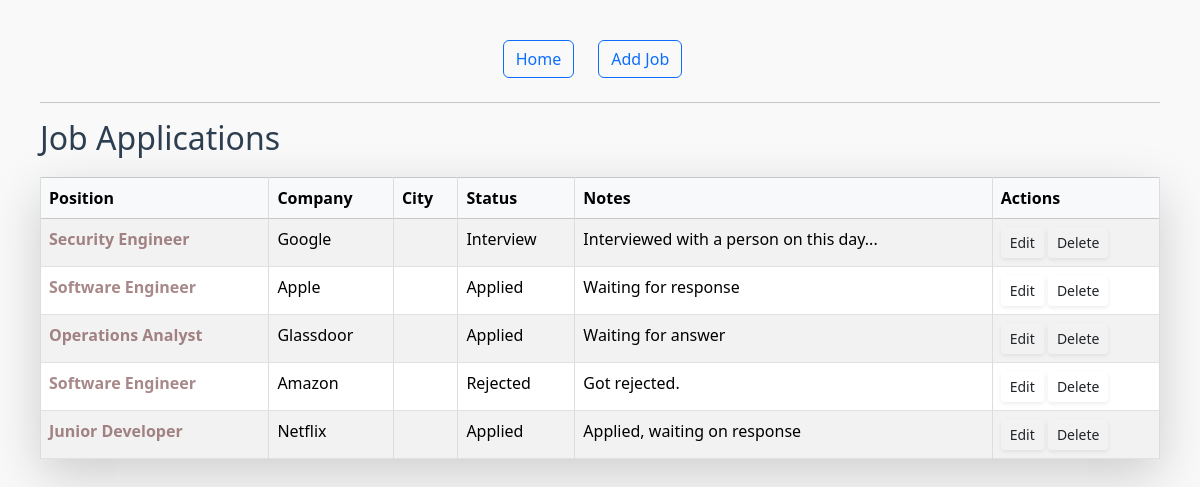
The app's page /applications/, older data.
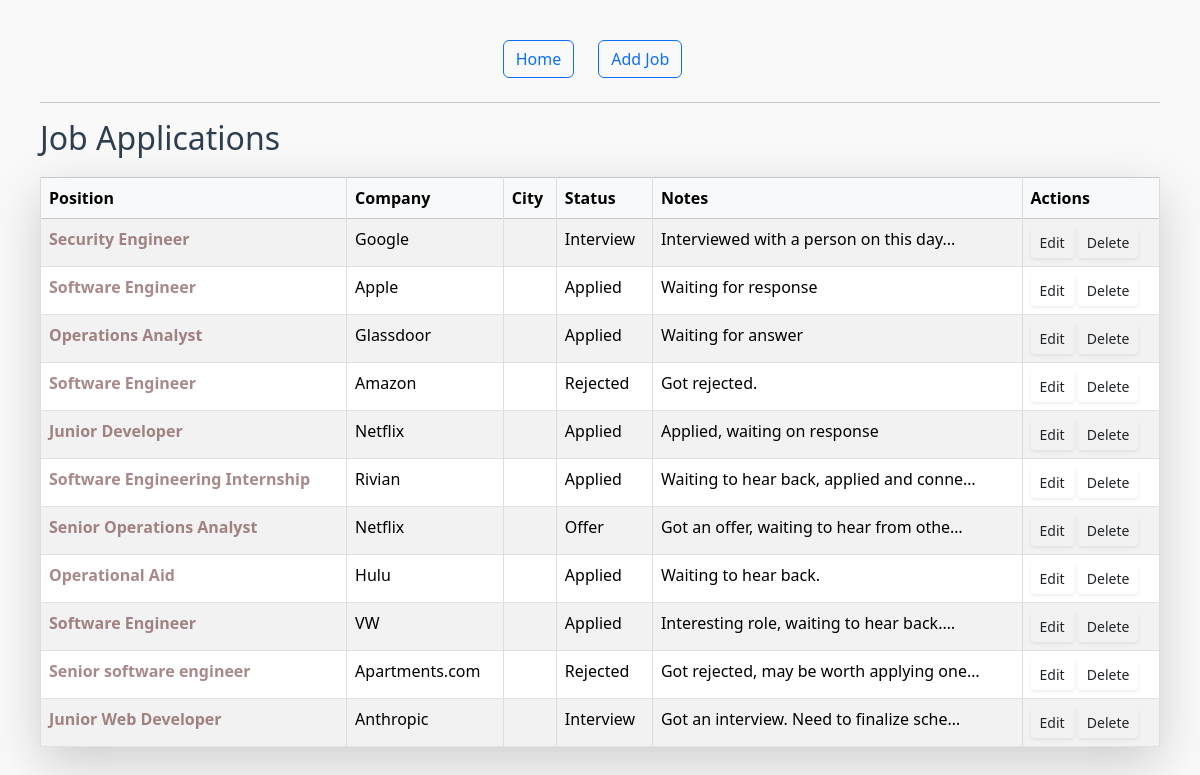
The same page, newer data.
### applications/models.py (models this page shows, shortened)
class JobApplication(models.Model):
    status_choices = (
        ("Applied", "Applied"),
        ("Interview", "Interview"),
        ("Offer", "Offer"),
        ("Rejected", "Rejected"),
    )
    company = models.CharField(max_length=255)
    position = models.CharField(max_length=255)
    city = models.CharField(max_length=255, blank=True)
    status = models.CharField(
        max_length=50,
        choices=status_choices,
        default="Applied"
    )
    notes = models.TextField(blank=True)
    job_description = models.TextField(blank=True)
    company_domain = models.CharField("Company Website (domain only, e.g. Netflix.com)", max_length=255, blank=True, null=True)
    def get_logo_url(self):
        if self.company_domain:
            return f"https://logo.clearbit.com/{self.company_domain}"
        return None

### applications/views.py (the view)
# urls.py: path('', job_list, name="job_list"),
def job_list(request):
    jobs = JobApplication.objects.all()
    weather_data = {}
    for job in jobs:
        if job.city:
            try:
                weather_api_key = settings.OPENWEATHERMAP_API_KEY
                weather_url = (
                    f"http://api.openweathermap.org/data/2.5/weather?q={job.city}&units=imperial&appid={weather_api_key}"
                )
                weather_response = requests.get(weather_url)
                if weather_response.status_code == 200:
                    wdata = weather_response.json()
                    weather_data[job.id] = {
                        "temp": wdata["main"]["temp"],
                        "condition": wdata["weather"][0]["main"],
                        "icon": wdata["weather"][0]["icon"],
                    }
            except Exception:
                weather_data[job.id] = None
    return render(request, "applications/job_list.html", {
        "jobs": jobs,
        "weather_data": weather_data,
        })

### applications/templatetags/custom_tags.py (called while the page is built)
@register.filter
def get_item(dictionary, key):
    return dictionary.get(key)

### applications/templates/applications/job_list.html (shortened to what this page needs)
{% extends "applications/base.html" %}
{% load custom_tags %}
{% block content %}
    <h2>Job Applications</h2>
    <table class="table table-striped table-bordered shadow-lg">
        <thead class="table-light">
            <tr>
                <th>Position</th>
                <th>Company</th>
                <th>City</th>
                <th>Status</th>
                <th>Notes</th>
                <th>Actions</th>
            </tr>
        </thead>
        <tbody>
            {% for job in jobs %}
            <tr>
                <td><a href="{% url 'edit_job' job.id %}" class="job-title-link"> {{ job.position }}</a></td>
                <td>
                    {{ job.company }}
                </td>
                <td>
                </td>
                <td> {{ job.status }}</td>
                <td title="{{ job.notes }}"> {{ job.notes|truncatechars:40 }}</td>
                <td>
                    <a href="{% url 'edit_job' job.id %}" class="btn btn-sm shadow-sm">Edit</a>
                    <a href="{% url 'delete_job' job.id %}" class="btn btn-sm shadow-sm">Delete</a>
                </td>
            </tr>
            {% endfor %}
        </tbody>
    </table>
{% endblock %}

### applications/templates/applications/base.html (shortened to what this page needs)
<!DOCTYPE html>
<html lang="en">
    <head>
        <link href="https://cdn.jsdelivr.net/npm/bootstrap@5.3.2/dist/css/bootstrap.min.css" rel="stylesheet">
    </head>
    <body>
        <nav class="mb-4 d-flex justify-content-center gap-3">
            <a href="{% url 'job_list' %}" class="btn btn-outline-primary me-2">Home</a>
            <a href="{% url 'add_job' %}" class="btn btn-outline-primary">Add Job</a>
        </nav>
        <hr>
        {% block content %}{% endblock %}
    </body>
</html>

### applications/templates/applications/base.html (style rules this page uses)
body { font-family: 'Segoe UI', sans-serif; margin: 40px; background-color:rgba(249, 249, 249, 0.89); color: #333; }
h1, h2 { color: #2c3e50; }
nav { margin-bottom: 20px; }
nav a { margin-right: 15px; text-decoration: none; color: #3498db; font-weight: bold; }
table { width: 100%; border-collapse: collapse; margin-top: 20px; background: white; box-shadow: 0 2px 4px rgba(0,0,0,0.05); }
th, td { border: 1px solid #ddd; padding: 12px; text-align: left; }
th { background-color: #f0f0f0; }
tr:nth-child(even) { background-color: #fafafa; }
.job-title-link { text-decoration: none; color:rgba(73, 6, 6, 0.48); font-weight: 550; }

Row changes from the older to the newer data that the page shows:
added JobApplication: position "Software Engineering Internship", company "Rivian", status "Applied", notes "Waiting to hear back, applied and conne…"
added JobApplication: position "Senior Operations Analyst", company "Netflix", status "Offer", notes "Got an offer, waiting to hear from othe…"
added JobApplication: position "Operational Aid", company "Hulu", status "Applied", notes "Waiting to hear back."
added JobApplication: position "Software Engineer", company "VW", status "Applied", notes "Interesting role, waiting to hear back.…"
added JobApplication: position "Senior software engineer", company "Apartments.com", status "Rejected", notes "Got rejected, may be worth applying one…"
added JobApplication: position "Junior Web Developer", company "Anthropic", status "Interview", notes "Got an interview. Need to finalize sche…"
